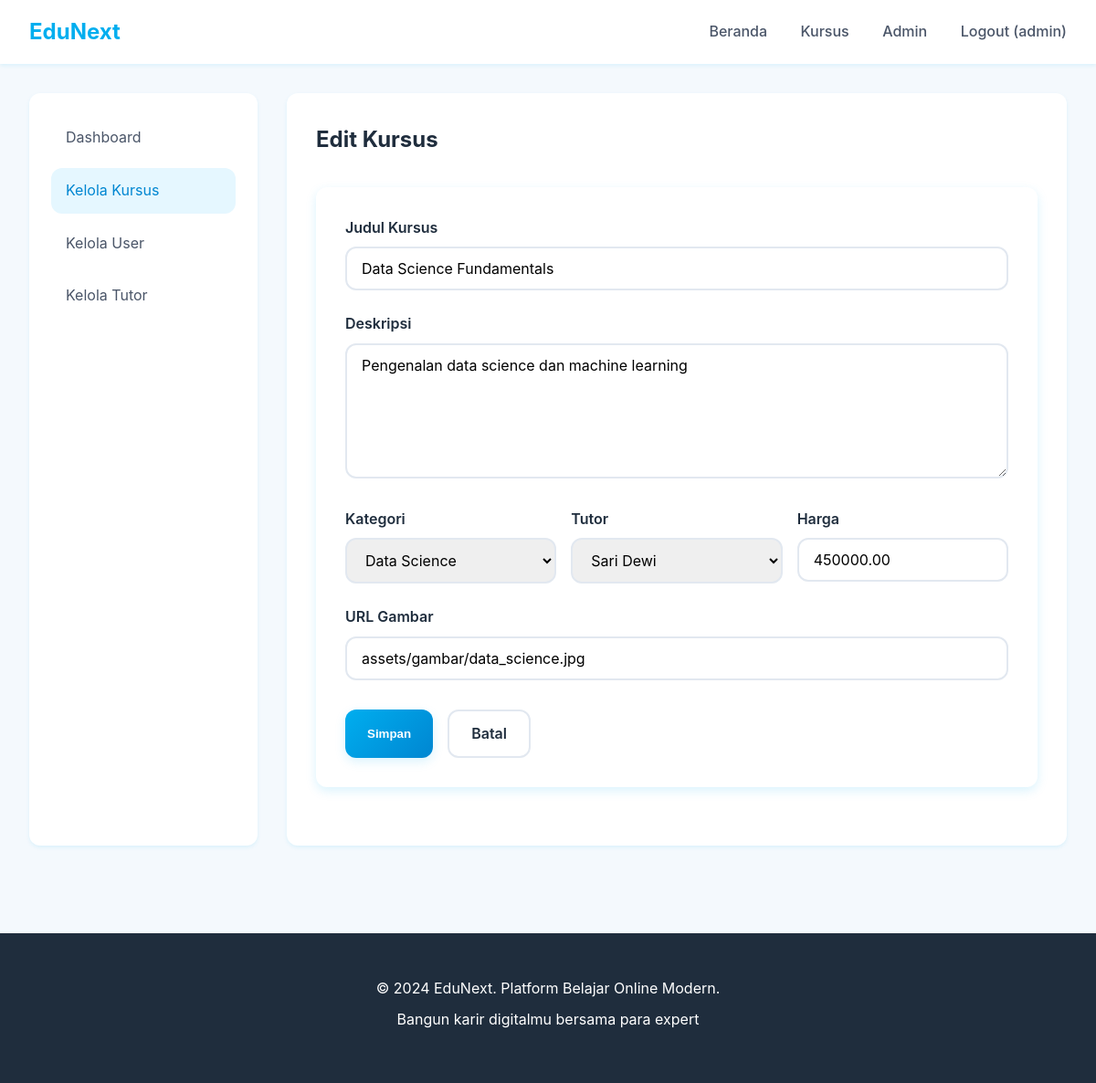
The app's page /index.php?page=admin_course_form&id=2 (signed in) with its own data.
### tables this page shows
CREATE TABLE `courses` (
  `id` INT PRIMARY KEY AUTO_INCREMENT,
  `title` VARCHAR(255) NOT NULL,
  `description` TEXT NOT NULL,
  `category` VARCHAR(100) NOT NULL,
  `tutor_id` INT,
  `price` DECIMAL(10,2) NOT NULL,
  `image_url` VARCHAR(500),
  `created_at` TIMESTAMP DEFAULT CURRENT_TIMESTAMP,
  FOREIGN KEY (tutor_id) REFERENCES tutors(id)
);

CREATE TABLE `tutors` (
  `id` INT PRIMARY KEY AUTO_INCREMENT,
  `name` VARCHAR(255) NOT NULL,
  `bio` TEXT,
  `expertise` VARCHAR(255) NOT NULL
);

### index.php (called while the page is built, shortened)
<?php
$page = $_GET['page'] ?? 'home';
$pages = [
    'home' => 'views/home.php',
    'courses' => 'views/courses.php',
    'course_detail' => 'views/course_detail.php',
    'login' => 'views/login.php',
    'register' => 'views/register.php',
    'dashboard' => 'views/dashboard.php',
    'admin' => 'views/admin.php',
    'admin_users' => 'views/admin_users.php',
    'admin_courses' => 'views/admin_courses.php',
    'admin_tutors' => 'views/admin_tutors.php',
    'admin_course_form' => 'views/admin_course_form.php',
    'admin_user_form' => 'views/admin_user_form.php',
    'admin_tutor_form' => 'views/admin_tutor_form.php'
];
$page_file = $pages[$page] ?? 'views/404.php';
include 'views/partials/header.php';
include $page_file;
include 'views/partials/footer.php';
?>

### views/admin_course_form.php (the view, shortened to what this page needs)
<?php
$tutors = $conn->query("SELECT id, name FROM tutors ORDER BY name");
$course_id = (int)($_GET['id'] ?? 0);
$is_edit = $course_id > 0;
$course = null;
$page_title = $is_edit ? "Edit Kursus" : "Tambah Kursus Baru";
if ($is_edit) {
    $stmt = $conn->prepare("SELECT * FROM courses WHERE id = ?");
    $stmt->bind_param("i", $course_id);
    $stmt->execute();
    $course = $stmt->get_result()->fetch_assoc();
}
?>
<div class="admin-panel">
     <div class="admin-grid">
        <div class="admin-sidebar">
            <nav>
                <a href="index.php?page=admin">Dashboard</a>
                <a href="index.php?page=admin_courses" class="active">Kelola Kursus</a>
                <a href="index.php?page=admin_users">Kelola User</a>
                <a href="index.php?page=admin_tutors">Kelola Tutor</a>
            </nav>
        </div>
        <div class="admin-content">
            <h2 style="margin-bottom: 2rem;"><?php echo $page_title; ?></h2>
            <form method="POST" action="index.php?page=admin_courses" class="form-container" style="max-width: 800px;">
                <div class="form-group">
                    <label for="title">Judul Kursus</label>
                    <input type="text" id="title" name="title" value="<?php echo htmlspecialchars($course['title'] ?? ''); ?>" required>
                </div>
                <div class="form-group">
                    <label for="description">Deskripsi</label>
                    <textarea id="description" name="description" rows="6" required><?php echo htmlspecialchars($course['description'] ?? ''); ?></textarea>
                </div>
                <div style="display: grid; grid-template-columns: 1fr 1fr 1fr; gap: 1rem;">
                    <div class="form-group">
                        <label for="category">Kategori</label>
                        <select id="category" name="category" required>
                            <option value="Data Science" <?php echo ($course['category'] ?? '') == 'Data Science' ? 'selected' : ''; ?>>Data Science</option>
                        </select>
                    </div>
                    <div class="form-group">
                        <label for="tutor_id">Tutor</label>
                        <select id="tutor_id" name="tutor_id" required>
                            <?php while($tutor = $tutors->fetch_assoc()): ?>
                                <option value="<?php echo $tutor['id']; ?>" <?php echo ($course['tutor_id'] ?? '') == $tutor['id'] ? 'selected' : ''; ?>>
                                    <?php echo htmlspecialchars($tutor['name']); ?>
                                </option>
                            <?php endwhile; ?>
                        </select>
                    </div>
                    <div class="form-group">
                        <label for="price">Harga</label>
                        <input type="number" id="price" name="price" value="<?php echo htmlspecialchars($course['price'] ?? '0'); ?>" required>
                    </div>
                </div>
                <div class="form-group">
                    <label for="image_url">URL Gambar</label>
                    <input type="" id="image_url" name="image_url" value="<?php echo htmlspecialchars($course['image_url'] ?? ''); ?>">
                </div>
                <div style="display: flex; gap: 1rem; margin-top: 2rem;">
                    <button type="submit" class="btn btn-primary">Simpan</button>
                    <a href="index.php?page=admin_courses" class="btn btn-secondary">Batal</a>
                </div>
            </form>
        </div>
    </div>
</div>

### assets/css/style.css (style rules this page uses)
:root { --primary: #00AEEF; --primary-dark: #0086D1; --primary-light: #E5F7FF; --secondary: #FF6B35; --accent: #00D8A3; --text-dark: #1F2D3D; --text-light: #4A5568; --text-lighter: #718096; --bg-light: #F4F9FD; --bg-white: #FFFFFF; --border: #E2E8F0; --shadow-sm: 0 2px 4px rgba(0, 174, 239, 0.1); --shadow-md: 0 4px 12px rgba(0, 174, 239, 0.15); --shadow-lg: 0 8px 24px rgba(0, 174, 239, 0.2); --radius: 12px; --transition: all 0.3s ease; }
* { margin: 0; padding: 0; box-sizing: border-box; }
body { font-family: 'Inter', -apple-system, BlinkMacSystemFont, sans-serif; background-color: var(--bg-light); color: var(--text-dark); line-height: 1.6; }
.btn { display: inline-block; padding: 12px 24px; border-radius: var(--radius); text-decoration: none; font-weight: 600; border: none; cursor: pointer; transition: var(--transition); text-align: center; }
.btn-primary { background: linear-gradient(135deg, var(--primary), var(--primary-dark)); color: white; box-shadow: var(--shadow-md); }
.btn-secondary { background: var(--bg-white); color: var(--text-dark); border: 2px solid var(--border); }
.form-container { max-width: 500px; margin: 2rem auto; padding: 2rem; background: var(--bg-white); border-radius: var(--radius); box-shadow: var(--shadow-md); }
.form-group { margin-bottom: 1.5rem; }
.form-group label { display: block; margin-bottom: 0.5rem; font-weight: 600; color: var(--text-dark); }
.form-group input, .form-group select, .form-group textarea { width: 100%; padding: 12px 16px; border: 2px solid var(--border); border-radius: var(--radius); font-size: 1rem; transition: var(--transition); font-family: inherit; }
.admin-panel { padding: 2rem; max-width: 1200px; margin: 0 auto; }
.admin-grid { display: grid; grid-template-columns: 250px 1fr; gap: 2rem; }
.admin-sidebar { background: var(--bg-white); padding: 1.5rem; border-radius: var(--radius); box-shadow: var(--shadow-sm); }
.admin-sidebar nav { display: flex; flex-direction: column; gap: 0.5rem; }
.admin-sidebar a { padding: 12px 16px; border-radius: var(--radius); color: var(--text-light); text-decoration: none; transition: var(--transition); }
.admin-sidebar a:hover, .admin-sidebar a.active { background: var(--primary-light); color: var(--primary-dark); }
.admin-content { background: var(--bg-white); padding: 2rem; border-radius: var(--radius); box-shadow: var(--shadow-sm); }

### records on screen
courses: title "Data Science Fundamentals", description "Pengenalan data science dan machine learning", category "Data Science", tutor_id "Sari Dewi", price "450000.00", image_url "assets/gambar/data_science.jpg"

### other values on screen
$_SESSION['username'] "admin"
$page_title "Edit Kursus"
